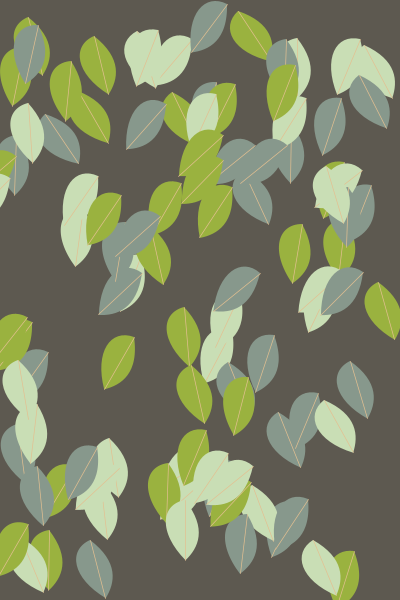
Frame 1 (no input)
Frame 60 (the mouse pressed at the canvas centre just before this capture): identical to frame 1, image omitted
Frame 120 (the mouse held since frame 60 and released just before this capture): identical to frame 1, image omitted

The Processing sketch that drew this single still picture (run headless with seeded random() and noise(); from frame 60 on, the mouse is pressed at the canvas centre):

// Processing sketch: processing_145926
// ── processing_145926.pde

///////Lauren Ruoff copyright 2014
////////////lruoff Project 2

////////////////Declarations\\\\\\\\\\\\\\\\\\\\\

int[] rustleAngles = { 
  45, -45, 40, -40, 35, -35, 30, -30, 15, -15
};
boolean rustling = false;
final int MAX = 100;
color backgroundColor;
color[] leafColors = {
  color(135, 152, 140), color(201, 222, 181), color(154, 178, 63)
};

int leafNumber;
int epicenterDistance;
int rustlingListTimer = -1;
int waitTimer = 0;
int timer;
int littleRustle;

boolean smallRustle = false;

ArrayList<Leaf> shockWave1 = new ArrayList<Leaf>();
ArrayList<Leaf> shockWave2 = new ArrayList<Leaf>();
ArrayList<Leaf> shockWave3 = new ArrayList<Leaf>();
ArrayList<Leaf> shockWave4 = new ArrayList<Leaf>();
ArrayList<Leaf> shockWave5 = new ArrayList<Leaf>();
ArrayList<Leaf> shockWave6 = new ArrayList<Leaf>();
ArrayList<Leaf> shockWave7 = new ArrayList<Leaf>();
ArrayList<Leaf> shockWave8 = new ArrayList<Leaf>();

Leaf [ ] leafArray;

//////////////////\\\\\\\\\\\\\\\\\\\\\\\\\\\\\\\\

void setup() {

  size(400, 600);
  //backgroundColor = color(129, 126, 131);
  //backgroundColor = color(84, 82, 85);
  //backgroundColor = color(139, 133, 111);
  backgroundColor = color(93, 89, 80);
  background(backgroundColor);
  smooth();
  frameRate(9);

  leafArray = new Leaf [MAX];
  initializeLeafArray();
}

/////////////////\\\\\\\\\\\\\\\\\\\\\\\\\\\\\\\\

void draw() { 

  background(backgroundColor);

  //////////////////////////////////////////////////////////////////////  
  ///////////////////Initializing shock wave times\\\\\\\\\\\\\\\\\\\\\\
  //////////////////////////////////////////////////////////////////////

  if (rustlingListTimer != -1 && millis() - rustlingListTimer >= 600 && millis() - rustlingListTimer <= 1000) {
    for (int i = 0; i < shockWave1.size(); i++) {
      shockWave1.get(i).rustling = true;
    }
    shockWave1 = new ArrayList<Leaf>();
  }
  else if (rustlingListTimer != -1 && millis() - rustlingListTimer >= 700 && millis() - rustlingListTimer <= 1500) {
    for (int i = 0; i < shockWave2.size(); i++) {
      shockWave2.get(i).rustling = true;
    }
    shockWave2 = new ArrayList<Leaf>();
  }
  else if (rustlingListTimer != -1 && millis() - rustlingListTimer >= 1200 && millis() - rustlingListTimer <= 2100) {
    for (int i = 0; i < shockWave3.size(); i++) {
      shockWave3.get(i).rustling = true;
    }
    shockWave3 = new ArrayList<Leaf>();
  }
  else if (rustlingListTimer != -1 && millis() - rustlingListTimer >= 1800 && millis() - rustlingListTimer <= 2800) {
    for (int i = 0; i < shockWave4.size(); i++) {
      shockWave4.get(i).rustling = true;
    }
    shockWave4 = new ArrayList<Leaf>();
  }
  else if (rustlingListTimer != -1 && millis() - rustlingListTimer >= 2500 && millis() - rustlingListTimer <= 3600) {
    for (int i = 0; i < shockWave5.size(); i++) {
      shockWave5.get(i).rustling = true;
    }
    shockWave5 = new ArrayList<Leaf>();
  }
  else if (rustlingListTimer != -1 && millis() - rustlingListTimer >= 3300 && millis() - rustlingListTimer <= 4500) {
    for (int i = 0; i < shockWave6.size(); i++) {
      shockWave6.get(i).rustling = true;
    }
    shockWave6 = new ArrayList<Leaf>();
  }
  else if (rustlingListTimer != -1 && millis() - rustlingListTimer >= 4200 && millis() - rustlingListTimer <= 5500) {
    for (int i = 0; i < shockWave7.size(); i++) {
      shockWave7.get(i).rustling = true;
    }
    shockWave7 = new ArrayList<Leaf>();
  }
  else if (rustlingListTimer != -1 && millis() - rustlingListTimer >= 5200 && millis() - rustlingListTimer <= 6600) {
    for (int i = 0; i < shockWave8.size(); i++) {
      shockWave8.get(i).rustling = true;
    }
    shockWave8 = new ArrayList<Leaf>();
  }


  /////////////////////////////////////////////////////////////
  //////////////////Drawing the leaves\\\\\\\\\\\\\\\\\\\\\\\\\
  //////////////////////////////////////////////////////////////

  for (int i = 0; i < leafArray.length; i++) {
    leafArray[i].drawLeaf();

    /////////////////////////////////////////////////////////////////////
    //////////////////Rustling individual Leaves/////////////////////////
    /////////////////////////////////////////////////////////////////////


    if (leafArray[i].rustling) {
      leafArray[i].r += rustleAngles[leafArray[i].rustleIndex];
      leafArray[i].rustleIndex++;
    }

    if (leafArray[i].rustleIndex == rustleAngles.length) {
      leafArray[i].rustling = false;
      leafArray[i].rustleIndex = 0;
    }
  }

  //////////////////////////////////////////////////////////////////////

    if (millis() - timer >= 30000) {
      timer = millis();
      leafArray[int(random(leafArray.length))].rustling = true;
    }
}



  ///////\\\\\\\\\\///////////\\\\\\\\\\\///////////\\\\\\\\\\\/////////\\\
  //////////////////////Creating the leaves\\\\\\\\\\\\\\\\\\\\\\\\\\\\\\\\
  //////////\\\\\\\\\\\\//////////\\\\\\\\\\\\\///////////\\\\\\\\\\////////

  void initializeLeafArray() {
    for (int i = 0; i < leafArray.length; i++) {
      leafArray[i] = new Leaf(int(random(10, width-10)), int(random(0, height-40)), random(0, 90), color(leafColors[i%leafColors.length]), 0);
    }
  }

  ///////////////////////////////////////////////////////////////////////////

  //void smallRustle() {
  // timer = millis();
  // if(timer%2000 == 0) {
  //    littleRustle = int(random(leafArray.length));
  //    leafArray[littleRustle].rustling = true;
  //  }
  // else {
  //   leafArray[littleRustle].rustling = false;
  // }
  //}

  void keyPressed() {

    leafNumber = int(random(leafArray.length));
    leafArray[leafNumber].rustling = true;

    ///////////////////////////////////////////////////////////////
    /////////////////Initializing Shock Waves\\\\\\\\\\\\\\\\\\\\\\
    //////////////////////////////////////////////////////////////

    for (int k = 0; k < leafArray.length; k++) {
      //epicenterDistance = abs(int(dist(leafArray[i].x, leafArray[i].y, leafArray[k].x, leafArray[k].y)));
      epicenterDistance = int(sqrt(sq(leafArray[k].x-leafArray[leafNumber].x))+sqrt(sq(leafArray[k].y-leafArray[leafNumber].y)));
      if (epicenterDistance < 150) {
        shockWave1.add(leafArray[k]);
      }
      else if (epicenterDistance > 100 && epicenterDistance < 200) {
        shockWave2.add(leafArray[k]);
      }
      else if (epicenterDistance > 200 && epicenterDistance < 300) {
        shockWave3.add(leafArray[k]);
      }
      else if (epicenterDistance > 300 && epicenterDistance < 400) {
        shockWave4.add(leafArray[k]);
      }
      else if (epicenterDistance > 400 && epicenterDistance < 500) {
        shockWave5.add(leafArray[k]);
      }
      else if (epicenterDistance > 500 && epicenterDistance < 600) {
        shockWave6.add(leafArray[k]);
      }
      else if (epicenterDistance > 600 && epicenterDistance < 700) {
        shockWave7.add(leafArray[k]);
      }
      else if (epicenterDistance > 700 && epicenterDistance < 800) {
        shockWave8.add(leafArray[k]);
      }
      rustlingListTimer = millis();
    }
  }



class Leaf {

  int x;
  int y;
  int direction;
  int movement;
  float distance;
  float r;
  color clr;
  boolean rustling = false;
  int rustleIndex;
  


  Leaf(int tempx, int tempy, float tempr, color tempclr, int temprustleIndex) {
    x = tempx;
    y = tempy;
    r = tempr;
    clr = tempclr;
    rustleIndex = temprustleIndex;
  }

  void drawLeaf() {
    noStroke();
    fill(clr);
    pushMatrix();
     translate(x, y);    
     rotate(radians(r));
     scale(.7);
      beginShape();
          vertex(0, 0);
          bezierVertex(-25, 25, -5, 60, 50, 70);
          vertex(0, 0);
          bezierVertex(50, 15, 55, 45, 50, 70);
      endShape();
      stroke(227, 191, 144);
      line(0, 0, 50, 70);
    popMatrix();
    
    direction = int(cos(r)/( abs(cos(r)) ));
  }
  
  float checkDistance() {
    distance = dist(mouseX, mouseY, x, y+30);
    return distance;
  }
}
